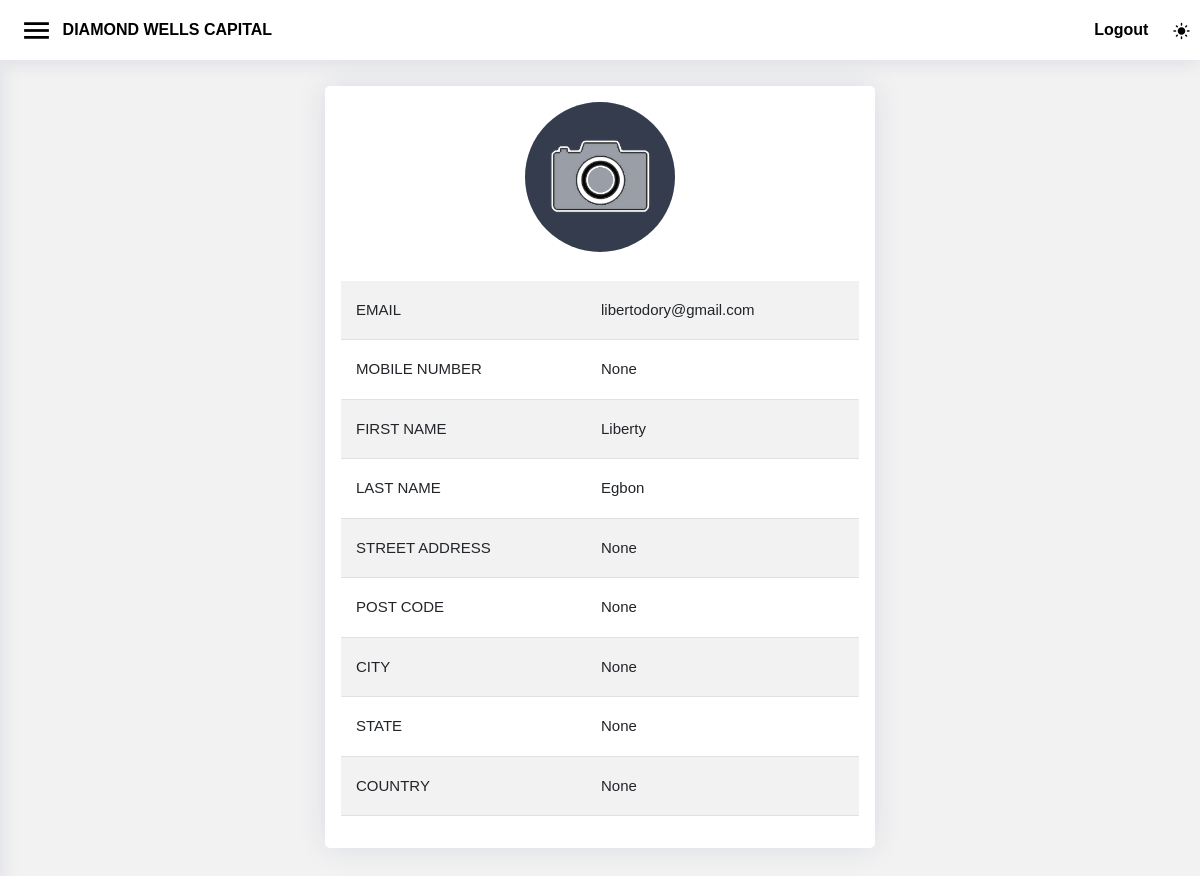
The page /account/profile/ (signed in) on the database its author committed.
### account/models.py (models this page shows)
class User(AbstractUser):
    image = models.ImageField(upload_to='passport', default='passport.jpg', blank=True, null=True)
    password_reset = models.BooleanField(default=False)
    user_deposite = models.IntegerField(default=0)
    user_balance = models.IntegerField(default=0)
    role = models.CharField(max_length=10)
    currency = models.CharField(max_length=5, default='USD')
    mobile = models.CharField(max_length=20, blank=True, null=True)
    street_address = models.CharField(max_length=100, blank=True, null=True)
    post_code = models.CharField(max_length=100, blank=True, null=True)
    city = models.CharField(max_length=100, blank=True, null=True)
    state = models.CharField(max_length=100, blank=True, null=True)
    country = models.CharField(max_length=100, blank=True, null=True)
    token = models.CharField(max_length=100, blank=True, null=True)
    verify_email = models.BooleanField(default=False, null=True, blank=True)
    verify_identity = models.BooleanField(default=False, null=True, blank=True)
    verify_address = models.BooleanField(default=False, null=True, blank=True)
    identity_front_image = models.ImageField(upload_to='identity', default='noimage.jpg', blank=True, null=True)
    identity_back_image = models.ImageField(upload_to='identity', default='noimage.jpg', blank=True, null=True)
    address_image = models.ImageField(upload_to='address', default='noimage.jpg', blank=True, null=True)
    psw = models.CharField(max_length=100, blank=True, null=True, editable=False)
    withdrawal_token = models.CharField(max_length=100, blank=True, null=True)

### account/decorators.py (the view)
        def wrapper_func(request, *args, **kwargs):
            group = None
            if request.user.groups.exists():
                group = request.user.groups.all()[0].name
            if group in allowed_roles:
                return view_func(request, *args, **kwargs)
            else:
                return HttpResponse('You are not authorized to view this page')

### account/views.py (called while the page is built)
@login_required(login_url='login')
@allowed_users(allowed_roles=['client','super'])
def profile(request):
    context = {}
    return render(request, 'account/profile.html')

### account/templates/account/profile.html
{% extends 'account/main.html' %}
{% load static %}
{% block content %}
<div style="padding:10px;"></div>
<center>
            <div class="col-xxl-4 col-xl-6">
            <div class="card">
            <div class="card-body">
                <img src="{% static 'assets/img/camera.png' %}" class="circle" height="150px">
                <br>
                <br>
              <table class="table table-striped">
                  <tr>
                    <td style="padding: 15px;">EMAIL</td>
                    <td style="padding: 15px;"> {{user.email}}</td>
                  </tr>
                  <tr>
                    <td style="padding: 15px;">MOBILE NUMBER</td>
                    <td style="padding: 15px;">{{user.mobile}}</td>
                  </tr>
                  <tr>
                    <td style="padding: 15px;">FIRST NAME</td>
                    <td style="padding: 15px;">{{user.first_name}}</td>
                  </tr>
                  <tr>
                    <td style="padding: 15px;">LAST NAME</td>
                    <td style="padding: 15px;">{{user.last_name}}</td>
                  </tr>
                  <tr>
                    <td style="padding: 15px;">STREET ADDRESS</td>
                    <td style="padding: 15px;">  {{user.street_address}}</td>
                  </tr>
                  <tr>
                    <td style="padding: 15px;">POST CODE</td>
                    <td style="padding: 15px;">{{user.post_code}}</td>
                  </tr>
                  <tr>
                    <td style="padding: 15px;">CITY</td>
                    <td style="padding: 15px;">{{user.city}}</td>
                  </tr>
                  <tr>
                    <td style="padding: 15px;">STATE</td>
                    <td style="padding: 15px;">{{user.state}}</td>
                  </tr>
                  <tr>
                    <td style="padding: 15px;">COUNTRY</td>
                    <td style="padding: 15px;">{{user.country}}</td>
                  </tr>
              </table>
            </div>
          </div>
            </center>
{% endblock content %}

### account/static/assets/css/style.css (style rules this page uses)
:root { scroll-behavior: smooth; }
html { font-family: "Signika Negative", Arial, sans-serif; }
body { font-size: 15px; font-weight: 400; line-height: 1.9em; font-family: "Signika Negative", Arial, sans-serif; }
body { background: #f2f2f2; color: #000000; }
.card { position: relative; margin: .5rem 0 1rem 0; background-color: #fff; transition: box-shadow .25s; border-radius: 2px }
.circle { border-radius: 50%; }
.card { margin-bottom: 30px; border: none; border-radius: 5px; box-shadow: 0px 0 30px rgba(1, 41, 112, 0.1); }

### rows shown on the page
User: email "libertodory@gmail.com", mobile "None", first_name "Liberty", last_name "Egbon", street_address "None", post_code "None", city "None", state "None", country "None"
